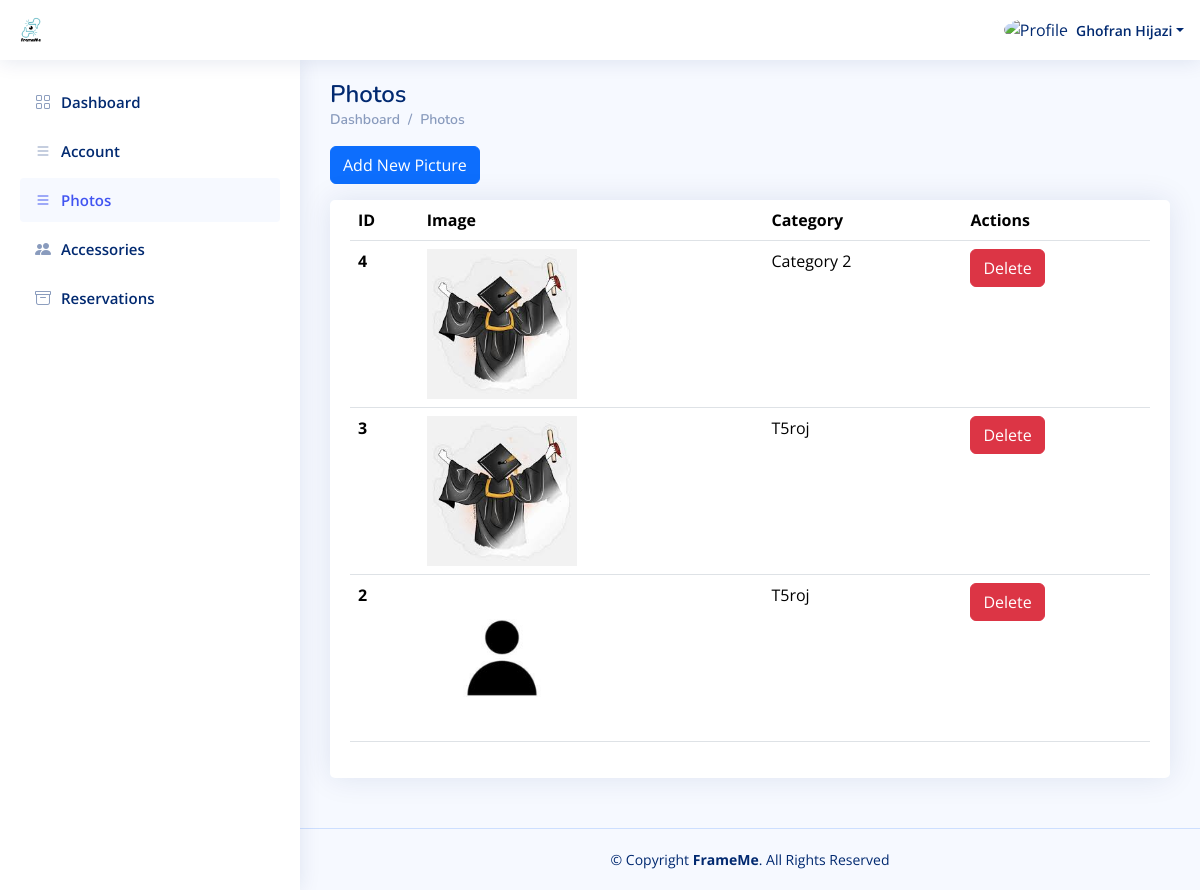
/Photographer_Dashboard/Photos.php (signed in), run on the app's committed database.
### tables this page shows
CREATE TABLE `users` (
  `id` int(11) NOT NULL,
  `user_type_id` int(11) NOT NULL,
  `name` varchar(191) NOT NULL,
  `email` varchar(191) NOT NULL,
  `description` text DEFAULT NULL,
  `password` varchar(250) NOT NULL,
  `phone` varchar(191) NOT NULL,
  `image` varchar(250) NOT NULL,
  `request_status` varchar(191) NOT NULL DEFAULT 'Pending',
  `total_rate` double DEFAULT NULL,
  `price_range` varchar(191) DEFAULT NULL,
  `active` int(11) NOT NULL DEFAULT 1,
  `created_at` datetime NOT NULL DEFAULT current_timestamp()
);

CREATE TABLE `photographer_pictures` (
  `id` int(11) NOT NULL,
  `category_id` int(11) NOT NULL,
  `photographer_id` int(11) NOT NULL,
  `image` varchar(250) NOT NULL,
  `created_at` datetime NOT NULL DEFAULT current_timestamp()
);

CREATE TABLE `categories` (
  `id` int(11) NOT NULL,
  `category` varchar(250) NOT NULL,
  `image` varchar(191) NOT NULL,
  `active` int(11) NOT NULL DEFAULT 1,
  `created_at` datetime NOT NULL DEFAULT current_timestamp()
);

### Photographer_Dashboard/Photos.php (the view, shortened to what this page needs)
<?php
include "../Connect.php";
$P_ID = $_SESSION['P_Log'];
if (!$P_ID) {
    echo '<script language="JavaScript">
     document.location="../Login.php";
    </script>';
} else {
    $sql1 = mysqli_query($con, "select * from users where id='$P_ID'");
    $row1 = mysqli_fetch_array($sql1);
    $name = $row1['name'];
}
?>
<!DOCTYPE html>
<html lang="en">
  <head>
    <link
      href="../assets/vendor/bootstrap/css/bootstrap.min.css"
      rel="stylesheet"
    />
    <link
      href="../assets/vendor/bootstrap-icons/bootstrap-icons.css"
      rel="stylesheet"
    />
    <link href="../assets/vendor/boxicons/css/boxicons.min.css" rel="stylesheet" />
    <link href="../assets/vendor/quill/quill.snow.css" rel="stylesheet" />
    <link href="../assets/vendor/quill/quill.bubble.css" rel="stylesheet" />
    <link href="../assets/vendor/remixicon/remixicon.css" rel="stylesheet" />
    <link href="../assets/vendor/simple-datatables/style.css" rel="stylesheet" />
    <link href="../assets/css/style.css" rel="stylesheet" />
  </head>
  <body>
    <header id="header" class="header fixed-top d-flex align-items-center">
      <div class="d-flex align-items-center justify-content-between">
        <a href="index.html" class="logo d-flex align-items-center">
          <img src="../assets/img/logo_1.png" alt="" />
        </a>
      </div>
      <nav class="header-nav ms-auto">
        <ul class="d-flex align-items-center">
          <li class="nav-item dropdown pe-3">
            <a
              class="nav-link nav-profile d-flex align-items-center pe-0"
              href="#"
              data-bs-toggle="dropdown"
            >
              <img
                src="https://www.computerhope.com/jargon/g/guest-user.png"
                alt="Profile"
                class="rounded-circle"
              />
              <span class="d-none d-md-block dropdown-toggle ps-2"><?php echo $name ?></span> </a
            >
          </li>
        </ul>
      </nav>
    </header>
    <?php require './Aside-Nav/Aside.php'?>
    <main id="main" class="main">
      <div class="pagetitle">
        <h1>Photos</h1>
        <nav>
          <ol class="breadcrumb">
            <li class="breadcrumb-item"><a href="index.html">Dashboard</a></li>
            <li class="breadcrumb-item">Photos</li>
          </ol>
        </nav>
      </div>
      <section class="section">
      <div class="mb-3">
          <button
            type="button"
            class="btn btn-primary"
            data-bs-toggle="modal"
            data-bs-target="#verticalycentered"
          >
            Add New Picture
          </button>
        </div>
        <div class="row">
          <div class="col-lg-12">
            <div class="card">
              <div class="card-body">
                              <table class="table datatable">
                  <thead>
                    <tr>
                      <th scope="col">ID</th>
                      <th scope="col">Image</th>
                      <th scope="col">Category</th>
                      <th scope="col">Actions</th>
                    </tr>
                  </thead>
                  <tbody>
<?php
$sql1 = mysqli_query($con, "SELECT * from photographer_pictures WHERE photographer_id = '$P_ID' ORDER BY id DESC");
while ($row1 = mysqli_fetch_array($sql1)) {
    $picture_id = $row1['id'];
    $category_id = $row1['category_id'];
    $image = $row1['image'];
    $sql2 = mysqli_query($con, "SELECT * from categories WHERE id = '$category_id'");
    $row2 = mysqli_fetch_array($sql2);
    $category_name = $row2['category'];
    ?>
                    <tr>
                      <th scope="row"><?php echo $picture_id ?></th>
                      <td><img src="<?php echo $image ?>" alt="" width="150px" height="150px"></td>
                      <td><?php echo $category_name ?></td>
                      <td>
                        <a href="./DeletePicture.php?picture_id=<?php echo $picture_id ?>" class="btn btn-danger">Delete</a>
                      </td>
                    </tr>
<?php
}?>
                  </tbody>
                </table>
              </div>
            </div>
          </div>
        </div>
      </section>
    </main>
    <footer id="footer" class="footer">
      <div class="copyright">
        &copy; Copyright <strong><span>FrameMe</span></strong
        >. All Rights Reserved
      </div>
    </footer>
  </body>
</html>

### assets/css/style.css (style rules this page uses)
:root { scroll-behavior: smooth; }
body { font-family: "Open Sans", sans-serif; background: #f6f9ff; color: #444444; }
a { color: #4154f1; text-decoration: none; }
h1, h2, h3, h4, h5, h6 { font-family: "Nunito", sans-serif; }
#main { margin-top: 60px; padding: 20px 30px; transition: all 0.3s; }
.pagetitle { margin-bottom: 10px; }
.pagetitle h1 { font-size: 24px; margin-bottom: 0; font-weight: 600; color: #012970; }
.card { margin-bottom: 30px; border: none; border-radius: 5px; box-shadow: 0px 0 30px rgba(1, 41, 112, 0.1); }
.card-body { padding: 0 20px 20px 20px; }
.breadcrumb { font-size: 14px; font-family: "Nunito", sans-serif; color: #899bbd; font-weight: 600; }
.breadcrumb a { color: #899bbd; transition: 0.3s; }
.breadcrumb .breadcrumb-item::before { color: #899bbd; }
.logo { line-height: 1; }
@media (min-width: 1200px) { .logo { width: 280px; } }
.logo img { max-height: 26px; margin-right: 6px; }
.header { transition: all 0.5s; z-index: 997; height: 60px; box-shadow: 0px 2px 20px rgba(1, 41, 112, 0.1); background-color: #fff; padding-left: 20px; }
.header-nav ul { list-style: none; }
.header-nav>ul { margin: 0; padding: 0; }
.header-nav .nav-profile { color: #012970; }
.header-nav .nav-profile img { max-height: 36px; }
.header-nav .nav-profile span { font-size: 14px; font-weight: 600; }
@media (min-width: 1200px) { #main, #footer { margin-left: 300px; } }
.footer { padding: 20px 0; font-size: 14px; transition: all 0.3s; border-top: 1px solid #cddfff; }
.footer .copyright { text-align: center; color: #012970; }

### data on the page
users: name "Ghofran Hijazi"
photographer_pictures: id "4", image (picture), category.category "Category 2"
photographer_pictures: id "3", image (picture), category.category "T5roj"
photographer_pictures: id "2", image (placeholder picture), category.category "T5roj"
